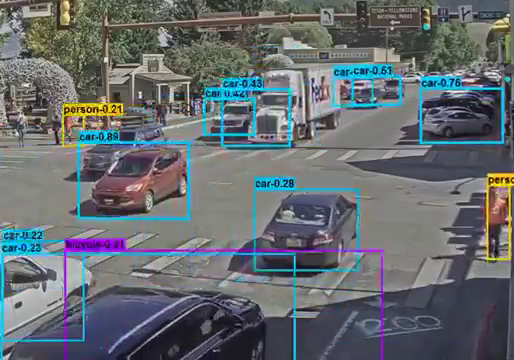
#> input picture frame 48 of videoplayback.mp4, 514 x 360 px
$ python 'Pedestrian And Car Detection.py'
#> lines starting #> are read from the running program, lines starting #| are printed output that depends on the picture; after the words box and inside, x2 and y2 are one past the last pixel; in counts of white or black regions, pixels touching at a corner belong together
# Importing Libraries

import cv2

# Loading Cascade

car_cascade=cv2.CascadeClassifier('haar-cascade-files-master\car.xml')
pedestrian_cascade=cv2.CascadeClassifier('haar-cascade-files-master\haarcascade_fullbody.xml')


# Working Function

def detect(gray,frame):
    car=car_cascade.detectMultiScale(gray,1.4,2)
    for (x,y,w,h) in car:
        cv2.rectangle(frame,(x,y),(x+w,y+h),(0,0,255),2)


    pedestrian=pedestrian_cascade.detectMultiScale(frame,1.2,3)
    for (ex,ey,ew,eh) in pedestrian:
        cv2.rectangle(frame,(ex,ey),(ex+ew,ey+eh),(0,0,255),2)
    return frame

# Initiate video capture for video file

cap=cv2.VideoCapture('videoplayback.mp4')
while True:
    ret,frame=cap.read()
#> frame is the input picture: shape (360, 514, 3); mean B, G, R 111, 106.8, 101.1
    gray=cv2.cvtColor(frame,cv2.COLOR_BGR2GRAY)
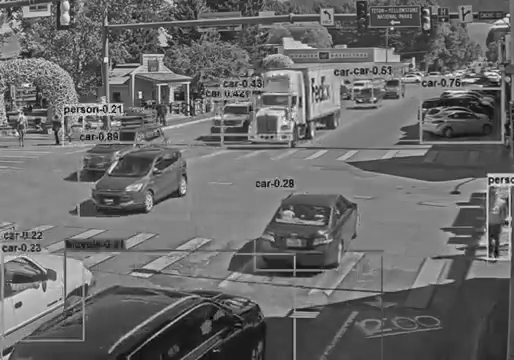
#> gray: shape (360, 514); min 1, max 252, mean 105.5
    canvas=detect(gray,frame)
#> in detect, `car=car_cascade.detectMultiScale(gray,1.4,2)`: car = [[224, 136, 20, 20], [445, 98, 28, 28]]
#> the loop in detect, `for (x,y,w,h) in car:` made 2 passes
#> after the loop in detect, `for (x,y,w,h) in car:`:
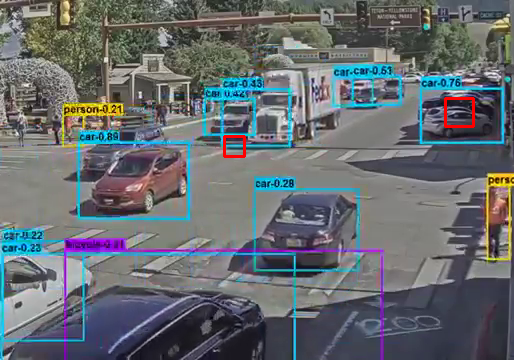
#> frame: shape (360, 514, 3); 0.31% of pixels changed, all inside (x1, y1, x2, y2) = (223, 97, 475, 158)
#> in detect, `pedestrian=pedestrian_cascade.detectMultiScale(frame,1.2,3)`: pedestrian = [[480, 209, 29, 58]]
#> the loop in detect, `for (ex,ey,ew,eh) in pedestrian:` made 1 pass
#> after the loop in detect, `for (ex,ey,ew,eh) in pedestrian:`:
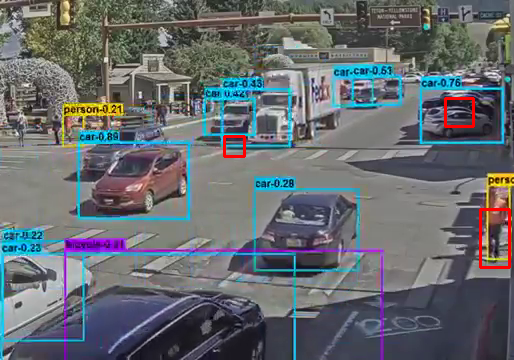
#> frame: shape (360, 514, 3); 0.28% of pixels changed, all inside (x1, y1, x2, y2) = (479, 208, 511, 269)

    cv2.imshow('Video',canvas)
    if cv2.waitKey(1) & 0xFF==ord('q'):
#> (key q is pressed here)
        break

cap.release()
cv2.destroyAllWindows()
